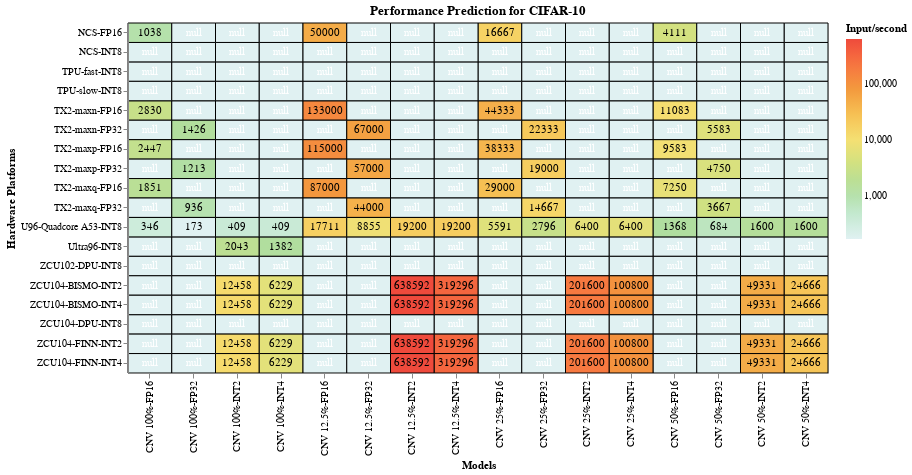

Notebook source saved alongside this figure:
### Markdown cell above
Finally, for CIFAR-10, quantization combined with pruning deliver some of best performance results

### Code cell
#hide_input
%run scripts/altair_plots.py  #run the heatmaps script
#load cifar10 dataset and plot it
heatmap(pd.read_csv("data/cleaned_csv/performance_prediction_cifar10.csv"), 'pink','Performance Prediction for CIFAR-10')

### Figure 1 — Vega-Lite specification as saved in the notebook (floating-point values rounded to 4 significant figures; data arrays with more than 128 entries replaced by an {"elided": "..."} marker saying what was removed)
{"config": {"view": {"continuousWidth": 400, "continuousHeight": 300}}, "layer": [{"mark": {"type": "rect", "invalid": null, "stroke": "black", "strokeWidth": 1}, "encoding": {"color": {"type": "quantitative", "field": "values", "scale": {"scheme": "lightmulti", "type": "log"}, "title": "Input/second"}, "tooltip": [{"type": "quantitative", "field": "values", "title": "Input/sec"}, {"type": "nominal", "field": "x", "title": "Model"}, {"type": "nominal", "field": "y", "title": "Hardware Platform"}], "x": {"type": "ordinal", "field": "x", "title": "Models"}, "y": {"type": "ordinal", "field": "y", "title": "Hardware Platforms"}}, "height": 350, "selection": {"selector006": {"type": "single", "on": "mouseover", "nearest": true}}, "title": "Performance Prediction for CIFAR-10", "width": 700}, {"mark": {"type": "text", "color": "white"}, "encoding": {"color": {"condition": {"value": "black", "test": "(datum.values > 1)"}, "value": "white"}, "text": {"type": "quantitative", "field": "values", "format": ".0f"}, "tooltip": [{"type": "quantitative", "field": "values", "format": ".0f", "title": "Input/sec"}, {"type": "nominal", "field": "x", "title": "Model"}, {"type": "nominal", "field": "y", "title": "Hardware Platform"}], "x": {"type": "ordinal", "field": "x", "title": "Models"}, "y": {"type": "ordinal", "field": "y", "title": "Hardware Platforms"}}}], "data": {"name": "data-e171d6336f8066b9f2438759011bb7aa"}, "$schema": "https://vega.github.io/schema/vega-lite/v4.0.2.json", "datasets": {"data-e171d6336f8066b9f2438759011bb7aa": {"elided": "288 records"}}}
